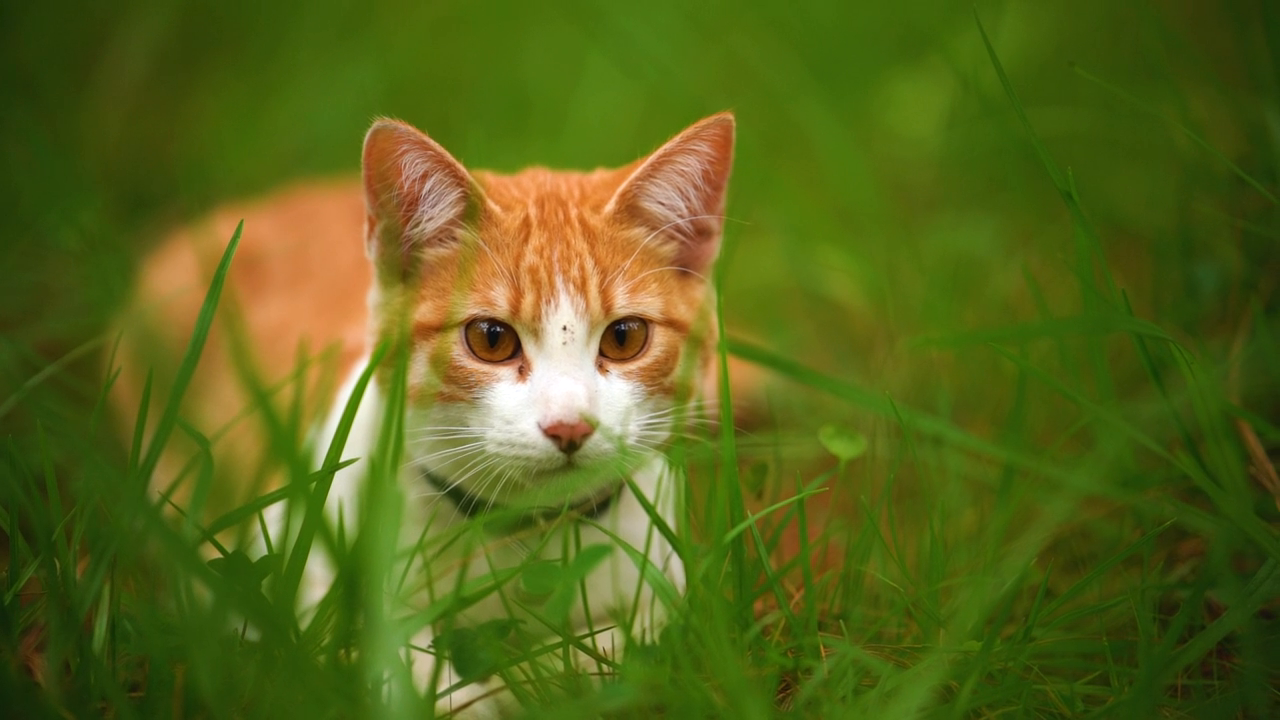
#> input picture frame 22 of Opencv视频处理/Videos/CatRun.mp4, 1280 x 720 px
$ python Test.py
#> lines starting #> are read from the running program, lines starting #| are printed output that depends on the picture; after the words box and inside, x2 and y2 are one past the last pixel; in counts of white or black regions, pixels touching at a corner belong together
#> in main, frame is the input picture: shape (720, 1280, 3); mean B, G, R 25.6, 100.4, 87.5
"""
单个聚光等在视频中移动的效果
"""

import cv2
import numpy as np


def apply_spotlight(frame, spotlight_pos):
    """
    在视频帧上应用动态聚光灯效果
    :param frame:
    :param spotlight_pos:
    :return:
    """
#> called with spotlight_pos = (640, 360)
    # 创建一个黑色图像，与原始视频帧相同大小
    spotlight_mask = np.zeros_like(frame)

    # 在黑色图像上绘制一个白色的椭圆，模拟聚光灯光圈
    cv2.ellipse(spotlight_mask, spotlight_pos, (100, 100), 0, 0, 360, (255, 255, 255), -1)
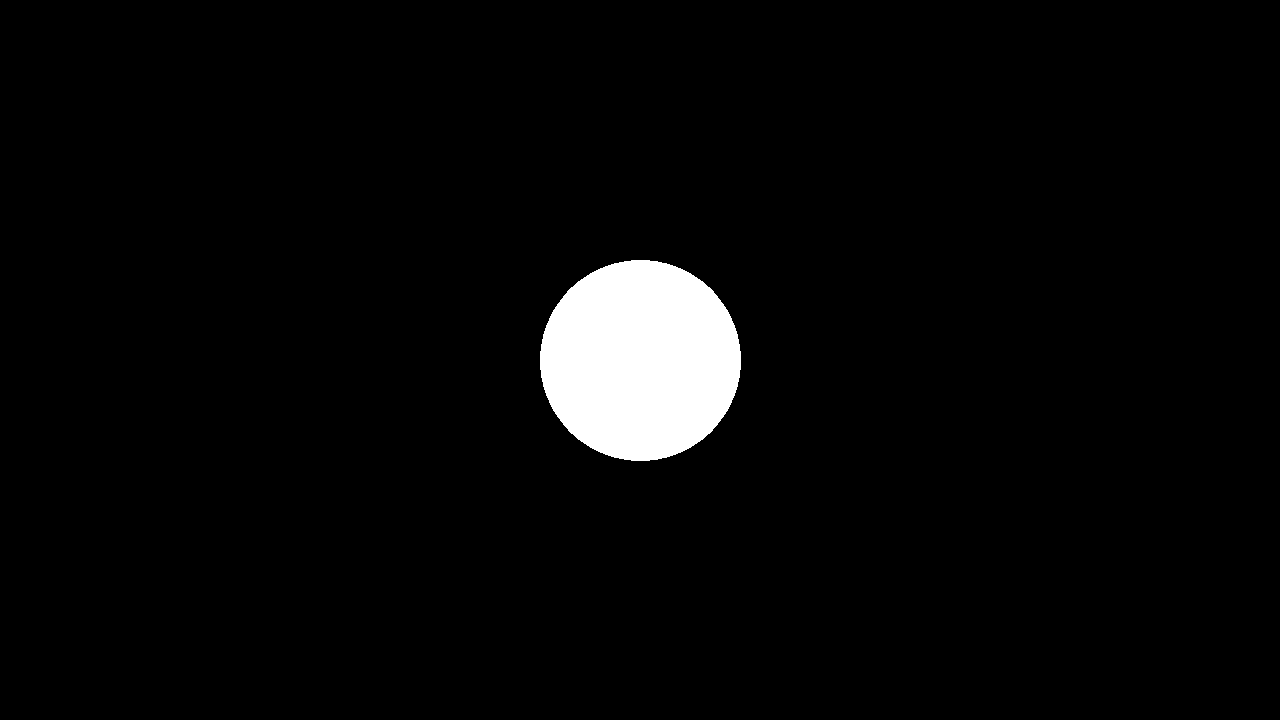
#> spotlight_mask: shape (720, 1280, 3); 3.4% white; 1 white region, box (x1, y1, x2, y2) and area: (540, 260, 741, 461) 31679

    # 将光圈图像与原始视频帧进行叠加
    result_frame = cv2.addWeighted(frame, 1, spotlight_mask, 0.5, 0)
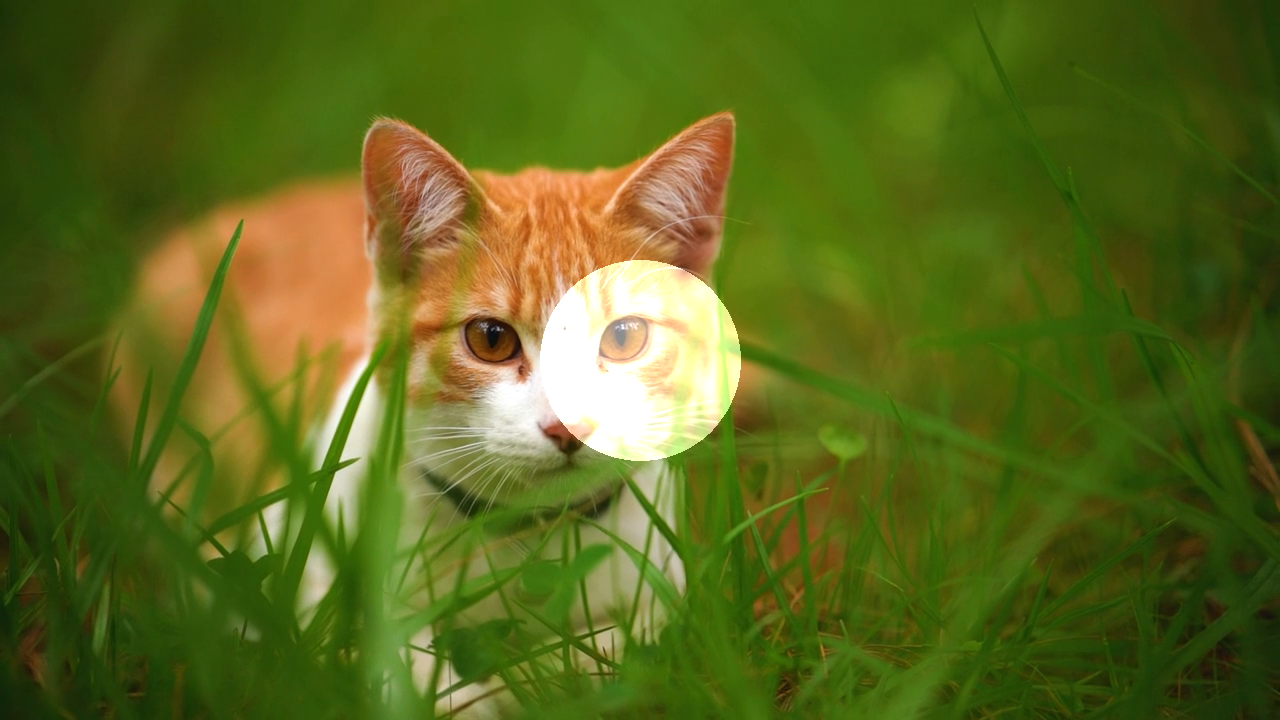
#> result_frame: shape (720, 1280, 3); mean B, G, R 29.2, 103.5, 89.9

    return result_frame


def main():
    # 打开视频文件
    cap = cv2.VideoCapture('Videos/CatRun.mp4')

    # 获取视频帧率和尺寸
    fps = cap.get(cv2.CAP_PROP_FPS)
    width = int(cap.get(cv2.CAP_PROP_FRAME_WIDTH))
    height = int(cap.get(cv2.CAP_PROP_FRAME_HEIGHT))

    # 创建 VideoWriter 对象
    fourcc = cv2.VideoWriter_fourcc(*'mp4v')
    out = cv2.VideoWriter('output_video.mp4', fourcc, fps, (width, height))

    # 初始化聚光灯位置
    spotlight_pos = (int(width / 2), int(height / 2))

    # 逐帧处理视频
    while cap.isOpened():
        ret, frame = cap.read()
        if not ret:
            break

        # 应用动态聚光灯效果
        frame_with_spotlight = apply_spotlight(frame, spotlight_pos)

        # 写入输出视频
        out.write(frame_with_spotlight)

        # 更新聚光灯位置（示例中简单地沿着视频宽度方向移动）
        spotlight_pos = ((spotlight_pos[0] + 5) % width, spotlight_pos[1])

    # 释放资源
    cap.release()
    out.release()
    cv2.destroyAllWindows()


if __name__ == "__main__":
    main()

$ run again, starting later in the video
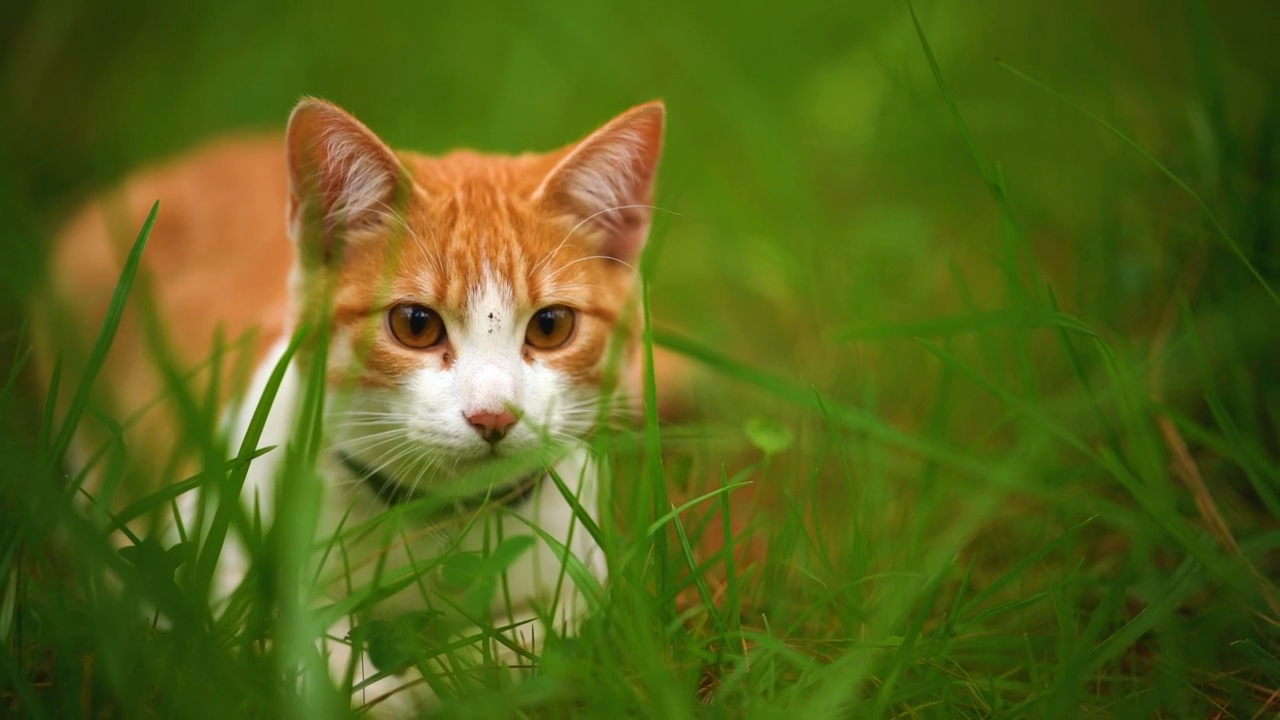
#> input picture frame 100 of Opencv视频处理/Videos/CatRun.mp4, 1280 x 720 px
#> in main, frame is the input picture: shape (720, 1280, 3); mean B, G, R 25, 99.9, 87.2
#> spotlight_mask: shape (720, 1280, 3); 3.4% white; 1 white region, box (x1, y1, x2, y2) and area: (540, 260, 741, 461) 31679
#> in apply_spotlight, `result_frame = cv2.addWeighted(frame, 1, spotlight_mask, 0.5, 0)`:
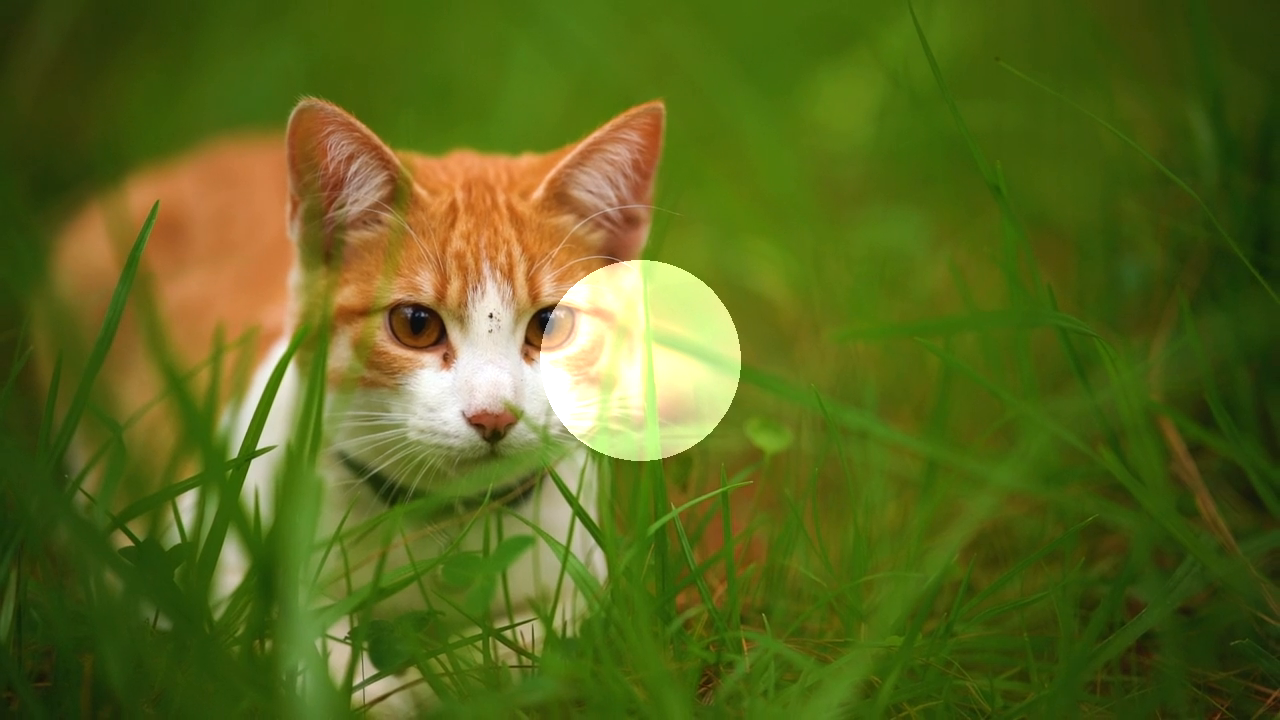
#> result_frame: shape (720, 1280, 3); mean B, G, R 29.3, 104, 90.9

$ run again, starting later in the video
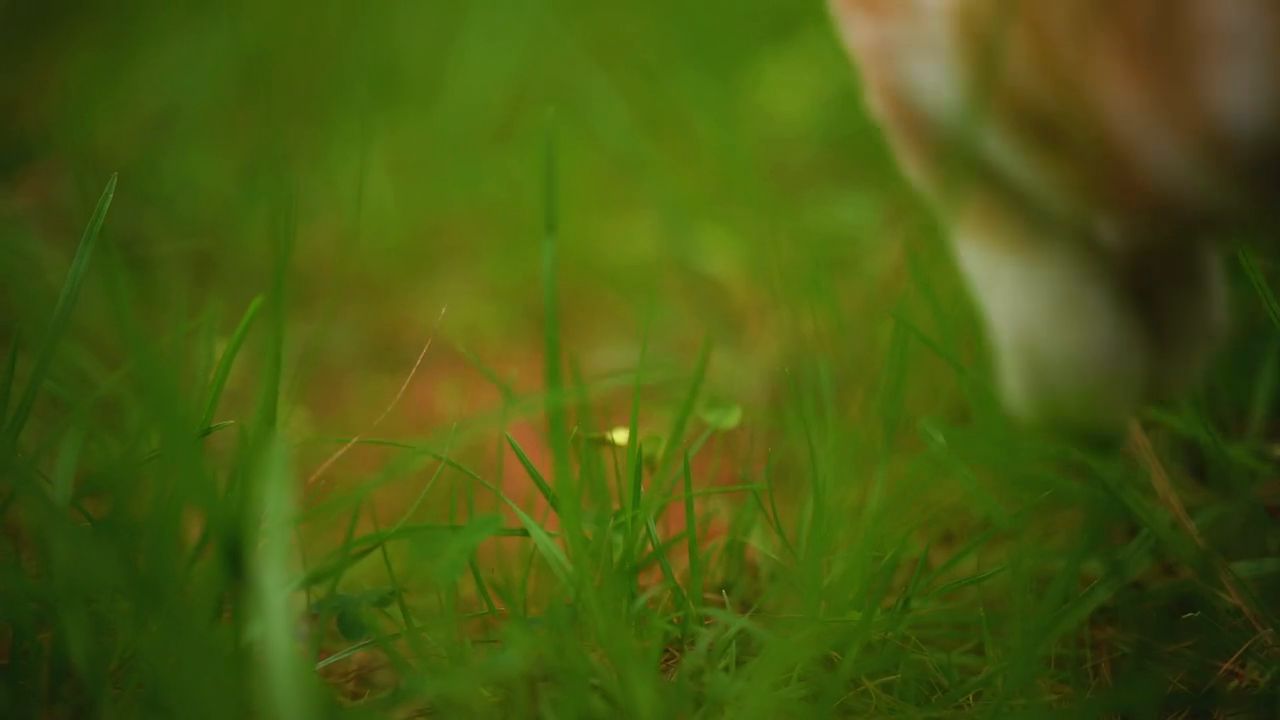
#> input picture frame 178 of Opencv视频处理/Videos/CatRun.mp4, 1280 x 720 px
#> in main, frame is the input picture: shape (720, 1280, 3); mean B, G, R 15.7, 90, 72.6
#> spotlight_mask: shape (720, 1280, 3); 3.4% white; 1 white region, box (x1, y1, x2, y2) and area: (540, 260, 741, 461) 31679
#> in apply_spotlight, `result_frame = cv2.addWeighted(frame, 1, spotlight_mask, 0.5, 0)`:
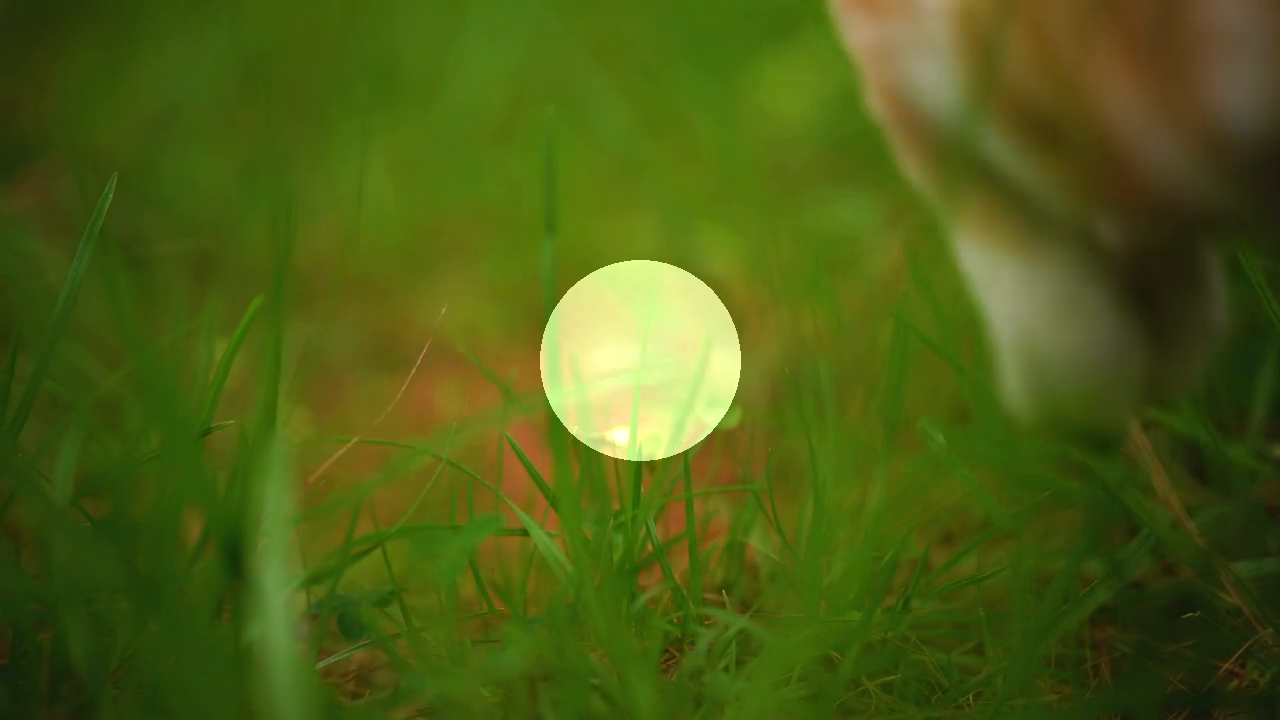
#> result_frame: shape (720, 1280, 3); mean B, G, R 20.1, 94.4, 77
